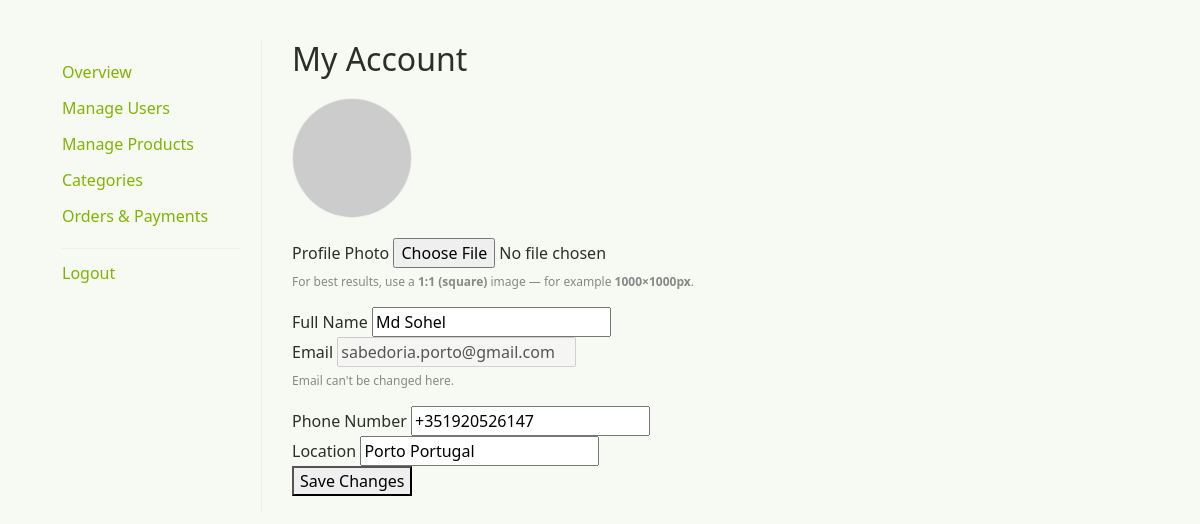
The page /dashboard/profile.php (signed in) on the database its author committed.
### tables this page shows
CREATE TABLE `users` (
  `id` int(11) NOT NULL,
  `name` varchar(100) NOT NULL,
  `email` varchar(150) NOT NULL,
  `password` varchar(255) NOT NULL,
  `role` enum('user','admin') NOT NULL DEFAULT 'user',
  `phone` varchar(20) NOT NULL,
  `location` varchar(255) DEFAULT NULL,
  `image` varchar(255) DEFAULT NULL,
  `created_at` timestamp NOT NULL DEFAULT current_timestamp(),
  `updated_at` timestamp NOT NULL DEFAULT current_timestamp() ON UPDATE current_timestamp()
);

### core/login_check.php (called while the page is built, shortened)
<?php
$currentUserId    = $_SESSION['user_id'];

### dashboard/profile.php (the view, shortened to what this page needs)
<?php
require_once __DIR__ . '/../core/db_connection.php';
require_once __DIR__ . '/../core/login_check.php';
$userStmt = $conn->prepare("SELECT * FROM users WHERE id = ? LIMIT 1");
$userStmt->bind_param('i', $currentUserId);
$userStmt->execute();
$account = $userStmt->get_result()->fetch_assoc();
function e_dash($v)
{
    return htmlspecialchars((string) $v, ENT_QUOTES, 'UTF-8');
}
?>
<head>
    <?php include_once __DIR__ . '/includes/head.php'; ?>
</head>
<div class="container" style="margin: 40px auto;">
    <div style="display: flex; gap: 30px;">
        <?php require __DIR__ . '/includes/sidebar.php'; ?>
        <div style="flex: 1; max-width: 600px;">
            <h2>My Account</h2>
            <div style="margin: 20px 0;">
                <img
                    src="<?php echo $account['image'] ? '../users/' . e_dash($account['image']) : 'https://via.placeholder.com/120?text=No+Photo'; ?>"
                    alt="Profile photo"
                    style="width: 120px; height: 120px; object-fit: cover; border-radius: 50%; border: 1px solid #eee;">
            </div>
            <form action="../core/update_profile.php" method="post" enctype="multipart/form-data">
                <div class="form_group">
                    <label>Profile Photo</label>
                    <input type="file" name="profile_image" accept="image/jpeg,image/png,image/gif,image/webp">
                    <p style="font-size: 12px; color: #888; margin-top: 5px;">
                        For best results, use a <strong>1:1 (square)</strong> image — for example <strong>1000&times;1000px</strong>.
                    </p>
                </div>
                <div class="form_group">
                    <label>Full Name</label>
                    <input type="text" name="name" value="<?php echo e_dash($account['name']); ?>" required>
                </div>
                <div class="form_group">
                    <label>Email</label>
                    <input type="email" value="<?php echo e_dash($account['email']); ?>" disabled>
                    <p style="font-size: 12px; color: #888; margin-top: 5px;">Email can't be changed here.</p>
                </div>
                <div class="form_group">
                    <label>Phone Number</label>
                    <input type="text" name="phone" value="<?php echo e_dash($account['phone']); ?>" required>
                </div>
                <div class="form_group">
                    <label>Location</label>
                    <input type="text" name="location" value="<?php echo e_dash($account['location']); ?>">
                </div>
                <button type="submit" class="tran3s color1_bg">Save Changes</button>
            </form>
        </div>
    </div>
</div>

### dashboard/css/styles.css (style rules this page uses)
* { box-sizing: border-box; }
img { max-width: 100%; }

### rows shown on the page
users: name "Md Sohel", email "sabedoria.porto@gmail.com", phone "+351920526147", location "Porto Portugal"
